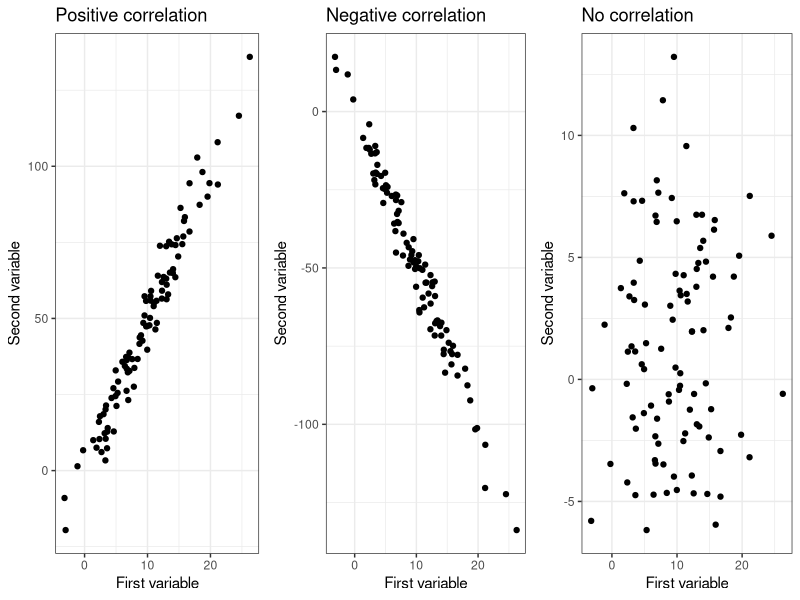
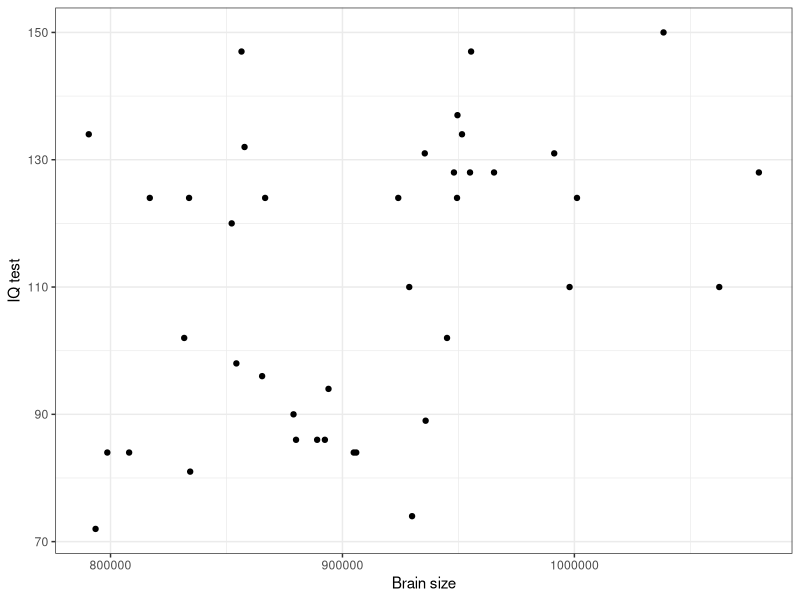
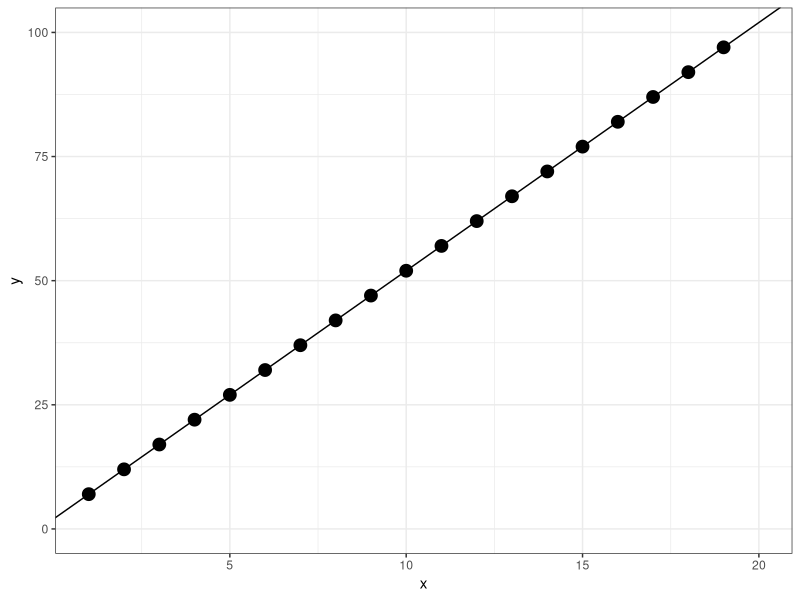
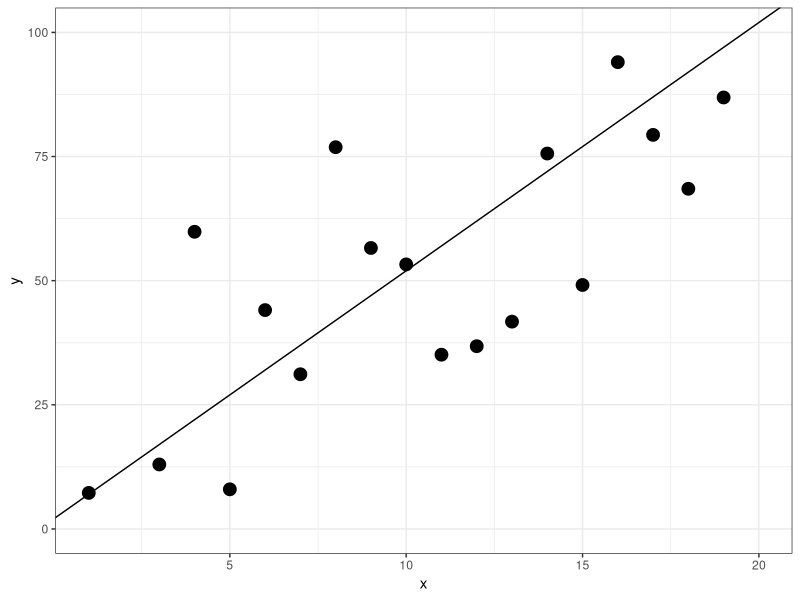
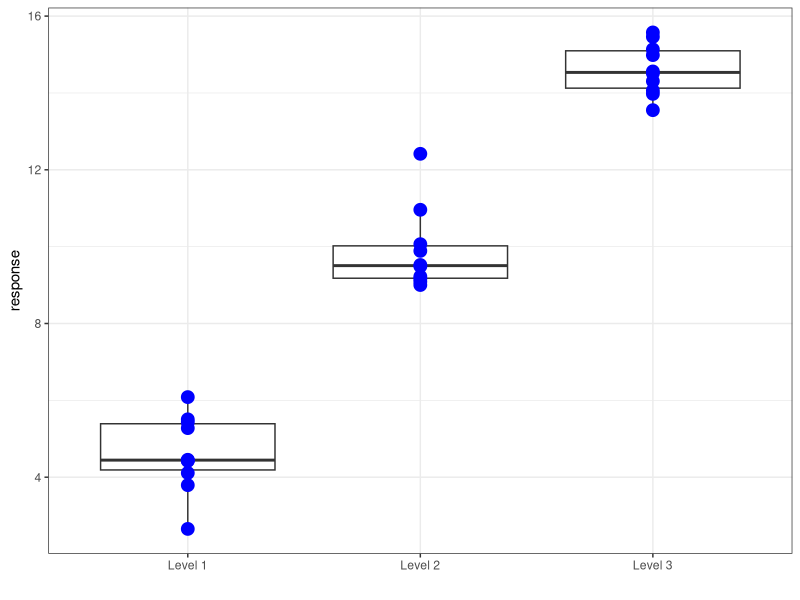
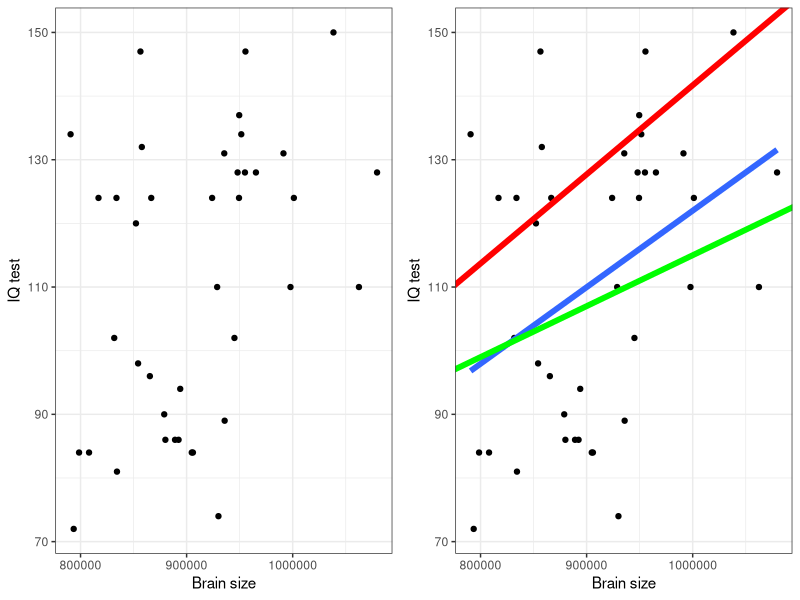
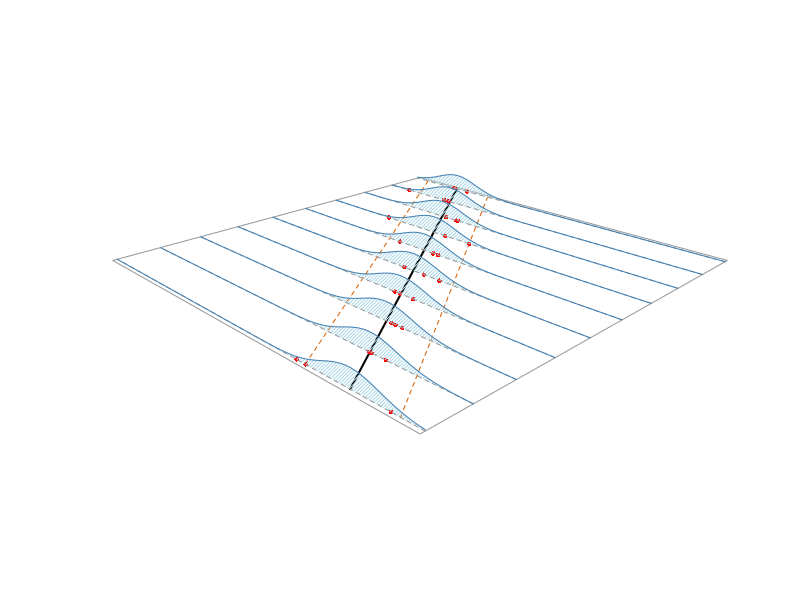
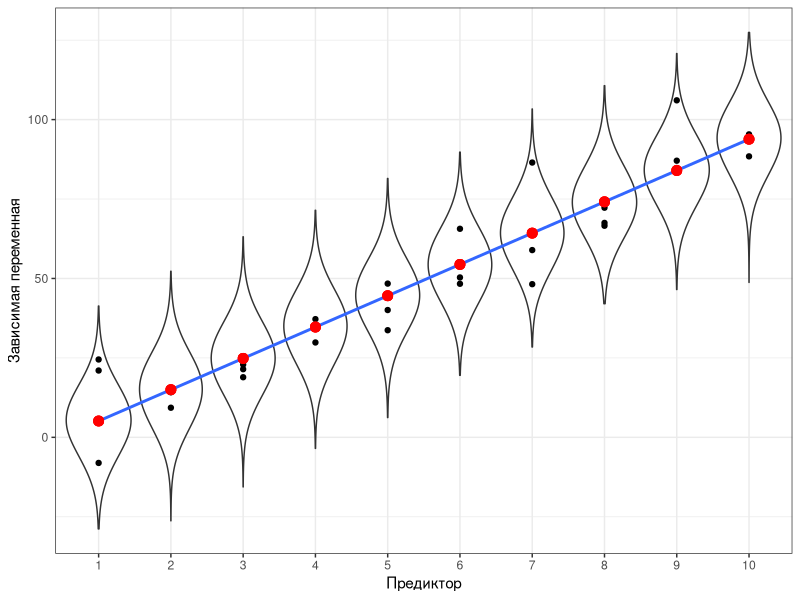

Reproduce these figures in R, in order.
## ---- chunk 1
# output options
options(width = 70, scipen = 6, digits = 3)
library(knitr)
# chunk default options
opts_chunk$set(fig.align='center', tidy = FALSE, fig.width = 7, fig.height = 3, warning = FALSE)
## ---- chunk 2
# library(downloader)
# download("https://varmara.github.io/linmodr/data/IQ_brain.csv", destfile = "data/IQ_brain.csv" )
## ---- chunk 3
brain <- read.csv("data/IQ_brain.csv", header = TRUE)
head(brain)

## ---- chunk 4
sum(!complete.cases(brain))
## ---- chunk 5
sapply(brain, function(x) sum(is.na(x)))
## ---- chunk 6
brain[!complete.cases(brain), ]
## ---- chunk 7
nrow(brain) ## Это без учета пропущенных значений
## ---- chunk 8
library (ggplot2)
library (gridExtra)
theme_set(theme_bw())
x <- rnorm(100, 10, 5)
y1 <- 5*x + rnorm(100, 0, 5)
pl_pos_cor <- ggplot(data.frame(x = x, y = y1), aes(x = x, y = y)) + geom_point() + xlab("First variable") + ylab("Second variable") + ggtitle("Positive correlation")

y2 <- -5*x + rnorm(100, 0, 5)
pl_neg_cor <- ggplot(data.frame(x = x, y = y2), aes(x = x, y = y)) + geom_point() + xlab("First variable") + ylab("Second variable") + ggtitle("Negative correlation")

y3 <- 0*x + rnorm(100, 0, 5)
pl_zero_cor <- ggplot(data.frame(x = x, y = y3), aes(x = x, y = y)) + geom_point() + xlab("First variable") + ylab("Second variable") + ggtitle("No correlation")

grid.arrange(pl_pos_cor, pl_neg_cor, pl_zero_cor, ncol = 3)

## ---- chunk 9
cor(brain[,2:6], use = "pairwise.complete.obs")

## ---- chunk 10
cor.test(brain$PIQ, brain$MRINACount, method = "pearson", alternative = "two.sided")

## ---- chunk 11
pl_brain <- ggplot(brain, 
               aes(x = MRINACount, y = PIQ)) + 
  geom_point() + 
  xlab("Brain size") + 
  ylab("IQ test")
pl_brain
## ---- chunk 12
x <- 1:20
y <- 2 + 5*x
ggplot(data.frame(x=x, y=y), aes(x=x, y=y)) + geom_point(size=4)  + geom_abline(slope=5, intercept = 2) + ylim(0, 100) 
## ---- chunk 13
x <- 1:20
y <- 2 + 5*x + rnorm(20,0, 20)
ggplot(data.frame(x=x, y=y), aes(x=x, y=y)) + geom_point(size=4)  + geom_abline(slope=5, intercept = 2)  + ylim(0,100) + theme_bw()

## ---- chunk 14
set.seed(1234)
x <- data.frame(labels = c(rep("Level 1", 10), rep( "Level 2", 10), rep("Level 3", 10)), response = c(rnorm(10, 5, 1), rnorm(10, 10, 1), rnorm(10, 15, 1))) 

ggplot(x, aes(x=labels, y=response)) + geom_boxplot()+ geom_point(color="blue", size=4) + xlab(" ") 

## ---- chunk 15
library(ggplot2)

pl_1 <- pl_brain + geom_smooth(method = "lm", se = FALSE, size=2) + geom_abline(slope = 0.00008, intercept = 35, color="green", size = 2) + geom_abline(slope = 0.00014, intercept =1.7, color="red", size=2) 

grid.arrange (pl_brain, pl_1, ncol=2)

## ---- chunk 16
## Based on code by Arthur Charpentier:
## http://freakonometrics.hypotheses.org/9593
## TODO: wrap it into a function and adapt it for use with other distributions
## as Markus Gesmann has done here
## http://www.magesblog.com/2015/08/visualising-theoretical-distributions.html

n <- 2


xy <- data.frame(X = rep(1:10, 3))

xy$Y <- 10*xy$X + rnorm(30, 0, 10)

xy$predicted <- predict(lm(Y ~ X, data = xy))


# X <- sqrt(brain$MRINACount) 
# Y <- sqrt(brain$PIQ)

X <- xy$X
Y <- (xy$Y)


df <- data.frame(X , Y)

# regression
reggig <- glm(Y ~ X, data = df, family = gaussian(link = "identity"))

# empty plot
vX <- seq(min(X) - 0.1, max(X) + 0.1, length = n)
vY <- seq(min(Y) - 10, max(Y) + 10, length = n)
mat <- persp(x = vX, y = vY, z = matrix(0, n, n), 
             zlim = c(0, 0.1),
             theta =  - 45, phi = 20, expand = 0.1,
             ticktype  = "detailed",  box = FALSE, border = "gray60")

x <- seq(min(X), max(X), length = 501)

# expected values
C <- trans3d(x, predict(reggig, newdata = data.frame(X = x), type = "response"), rep(0, length(x)), mat)
lines(C, lwd = 2)

sdgig <- sqrt(summary(reggig)$dispersion)

# 1SD
y1 <- qnorm(.95, predict(reggig, newdata = data.frame(X = x), type = "response"),  sdgig)
C <- trans3d(x, y1, rep(0, length(x)), mat)
lines(C, lty = 2, col = "#d95f02")
y2 <- qnorm(.05, predict(reggig, newdata = data.frame(X = x), type = "response"),  sdgig)
C <- trans3d(x, y2, rep(0, length(x)), mat)
lines(C, lty = 2, col = "#d95f02")

# C <- trans3d(c(x, rev(x)), c(y1, rev(y2)), rep(0, 2 * length(x)), mat)
# polygon(C, border = NA, col = "yellow")

# data points
C <- trans3d(X, Y, rep(0, length(X)), mat)
points(C,  pch = 16, col = "red", cex = 0.6)

# density curves
n <- 10
vX <- seq(min(X), max(X), length = n)

mgig <- predict(reggig, newdata = data.frame(X = vX))

sdgig <- sqrt(summary(reggig)$dispersion)

for(j in n:1){
  stp <- 251
  x <- rep(vX[j], stp)
  y <- seq(min(min(Y) - 10, 
               qnorm(.05, 
                     predict(reggig, 
                             newdata = data.frame(X = vX[j]), 
                             type = "response"),  
                     sdgig)), 
           max(Y) + 10, 
           length = stp)
  z0 <- rep(0, stp)
  z <- dnorm(y,  mgig[j],  sdgig)
  C <- trans3d(c(x, x), c(y, rev(y)), c(z, z0), mat)
  polygon(C, border = NA, col = "light blue", density = 40)
  C <- trans3d(x, y, z0, mat)
  lines(C, lty = 2, col = "grey60")
  C <- trans3d(x, y, z, mat)
  lines(C, col = "steelblue")
}

## ---- chunk 17

# xy <- data.frame(X = rep(1:10, 3))
# xy$Y <- 10*xy$X + rnorm(30, 0, 10)
# xy$predicted <- predict(lm(Y ~ X, data = xy))
# 

rand_df <- matrix(rep(NA,100000), ncol = 10)
for(i in 1:10) rand_df[,i] <- rnorm(10000, xy$predicted[i], 10)

rand_df <- data.frame(X = rep(xy$X, each = 10000), Y = as.vector(rand_df))



ggplot(xy, aes(x = X, y = Y)) + geom_violin(data = rand_df, aes(x = factor(X)), adjust = 5 ) + geom_point() + geom_smooth(method = "lm", se = F) + geom_point(data = xy, aes(x = X, y = predicted), color = "red", size = 3) + labs(x = "Предиктор", y = "Зависимая переменная") 
## ---- chunk 18
brain_model <- lm(PIQ ~ MRINACount, data = brain)
brain_model
## ---- chunk 19
n=100
x <- rnorm(n, 10, 5)
y1 <- 5*x + 50 + rnorm(n, 0, 2)
y2 <- -5*x + 50 + rnorm(n, 0, 2)
y3 <- 0*x + 50 + rnorm(n, 0, 2)
label <- c(rep("Positive slope",n), rep("Negative slope", n), rep("Zero slope", n))
df1 <- data.frame(x = rep(x, 3), y = c(y1, y2, y3), label = label)
df1a <- data.frame(intercept = c(50, 50, 50), slope = c(-5,0,5))
pl_1 <- ggplot(data = df1, aes(x = x, y = y, color = label)) + geom_point() + xlab("Independent (X)") + ylab("Dependent (Y)") + xlim(0, 25) + guides(color=F) + geom_abline(data = df1a, aes(intercept = intercept, slope = slope), size=1) + ggtitle("Constant intercepts \n Different slopes")

x <- rnorm(n, 10, 5)
y1 <- 5*x + 0 + rnorm(n, 0, 2)
y2 <- 5*x + 30 + rnorm(n, 0, 2)
y3 <- 5*x + 60 + rnorm(n, 0, 2)
label <- c(rep("Intercept = 0",n), rep("Intercept = 30", n), rep("Intercept = 60", n))
df2 <- data.frame(x = rep(x, 3), y = c(y1, y2, y3), label = label)
df2a <- data.frame(intercept=c(30, 0, 60), slope=c(5, 5, 5))
pl_2 <- ggplot(df2, aes(x = x, y = y, color=label)) + geom_point() + xlab("Independent (X)") + ylab("Dependent (Y)") + xlim(0, 25) + guides(color=F) + geom_abline(data = df2a, aes(intercept = intercept, slope = slope), size=1) + ggtitle("Different intercepts \n Constant slopes")


x <- rnorm(n, 10, 5)
y1 <- 0*x + 0 + rnorm(n, 0, 2)
y2 <- 0*x + 30 + rnorm(n, 0, 2)
y3 <- 0*x + 60 + rnorm(n, 0, 2)
label <- c(rep("Intercept = 0",n), rep("Intercept = 30", n), rep("Intercept = 60", n))
df3 <- data.frame(x = rep(x, 3), y = c(y1, y2, y3), label = label)
df3a <- data.frame(intercept = c(30, 0, 60), slope = c(0, 0, 0))
pl_3 <- ggplot(data = df3, aes(x = x, y = y, color=label)) + geom_point() + xlab("Independent (X)") + ylab("Dependent (Y)") + xlim(0, 25) + guides(color=F) + geom_abline(data = df3a, aes(intercept = intercept, slope = slope), size=1) + ggtitle("Different intercepts \n Zero slopes")

grid.arrange(pl_1, pl_2, pl_3, nrow=1)

## ---- chunk 20
coefficients(brain_model) [1]
coefficients(brain_model) [2]

## ---- chunk 21
as.numeric(coefficients(brain_model) [1] + coefficients(brain_model) [2] * 900000)

## ---- chunk 22
brain$PIQ[10] - fitted(brain_model)[10]
residuals(brain_model)[10]

## ---- chunk 23
summary(brain_model)

## ---- chunk 24
pl_brain + geom_smooth(method="lm") 
## ---- chunk 25
pop_x <- rnorm(1000, 10, 3)
pop_y <- 10 + 10*pop_x + rnorm(1000, 0, 20)
population <- data.frame(x=pop_x, y=pop_y)

ggplot(population, aes(x=x, y=y)) + geom_point(alpha=0.3, color="red")+ geom_abline(aes(intercept=10, slope=10), color="blue", size=2)
## ---- chunk 26
samp_coef <- data.frame(b0 = rep(NA, 100), b1=rep(NA, 100))
for(i in 1:100) {
  samp_num <- sample(1:1000, 20)
  samp <- population[samp_num, ]
  fit <- lm(y~x, data=samp)
  samp_coef$b0[i] <- coef(fit)[1]
  samp_coef$b1[i] <- coef(fit)[2]
  
 }

ggplot(population, aes(x=x, y=y)) + geom_point(alpha=0.3, color="red")+ geom_abline(aes(intercept=b0, slope=b1), data=samp_coef) + geom_abline(aes(intercept=10, slope=10), color="blue", size=2)
## ---- chunk 27
coef(brain_model)

confint(brain_model)
## ---- chunk 28
pl_alpha1 <- pl_brain + geom_smooth(method="lm", level=0.8) + ggtitle(bquote(alpha==0.2))

pl_alpha2 <- pl_brain + geom_smooth(method="lm", level=0.95) + ggtitle(bquote(alpha==0.05))

pl_alpha3 <- pl_brain + geom_smooth(method="lm", level=0.999) + ggtitle(bquote(alpha==0.01))


grid.arrange(pl_alpha1, pl_alpha2, pl_alpha3, ncol=3)

## ---- chunk 29
newdata <- data.frame(MRINACount = 900000)

predict(brain_model, newdata, interval = "prediction", 
        level = 0.95, se = TRUE)$fit

## ---- chunk 30
brain_predicted <- predict(brain_model, interval="prediction")
brain_predicted <- data.frame(brain, brain_predicted)
head(brain_predicted)
## ---- chunk 31
pl_brain + 

# 1) Линия регрессии и ее дов. интервал
# Если мы указываем fill внутри aes() и задаем фиксированное значение - появится соотв. легенда с названием.
# alpha - задает прозрачность
  geom_smooth(method = "lm", aes(fill = "Conf.interval"), alpha = 0.4) +
# 2) Интервал предсказаний создаем при помощи геома ribbon ("лента")
# Данные берем из другого датафрейма - из brain_predicted
# ymin и ymax - эстетики геома ribbon, которые задают нижний и верхний край ленты в точках с заданным x (x = MRINACount было задано в ggplot() при создании pl_brain, поэтому сейчас его указывать не обязательно)
  geom_ribbon(data = brain_predicted,  aes(ymin = lwr, ymax = upr, fill = "Conf. area for prediction"), alpha = 0.2) +

# 3) Вручную настраиваем цвета заливки при помощи шкалы fill_manual.
# Ее аргумент name - название соотв. легенды, values - вектор цветов
  scale_fill_manual(name = "Intervals", values = c("green", "gray")) +

# 4) Название графика
  ggtitle("Confidence interval \n and confidence area for prediction")
## ---- chunk 32
pl_brain + 
  geom_ribbon(data=brain_predicted, aes(y=fit, ymin=lwr, ymax=upr, fill = "Conf. area for prediction"), alpha=0.2) + 
  geom_smooth(method="lm", aes(fill="Conf.interval"), alpha=0.4) + 
  scale_fill_manual("Intervals", values = c("green", "gray")) + 
  ggtitle("Confidence interval \n and confidence area for prediction")+ xlim(600000, 1300000) + geom_text(label="Interpolation", aes(x=950000, y=100)) + geom_text(label="Extrapolation", aes(x=700000, y=70)) +
geom_text(label="Extrapolation", aes(x=1200000, y=70))

## ---- chunk 33
summary(brain_model)
## ---- chunk 34

pl_exp <- pl_brain + geom_smooth(method="lm", se=F, size=1.3) + geom_abline(aes(intercept=mean(PIQ), slope=0), size=1.3) + geom_text(label="Mean IQ", aes(x=1050000, y=(mean(PIQ)-6)), size = 4) + geom_segment(data=brain_predicted, aes(x=MRINACount, y=mean(PIQ), xend=MRINACount, yend=fit)) + ggtitle("Explained variation")

pl_res <- pl_brain + geom_smooth(method="lm", se=F, size=1.3) + geom_segment(data=brain_predicted, aes(x=MRINACount, y=PIQ, xend=MRINACount, yend=fit)) + ggtitle("Residual variation")

pl_tot <-pl_brain + geom_abline(aes(intercept=mean(PIQ), slope=0), size=1.3) + geom_text(label="Mean IQ", aes(x=1050000, y=(mean(PIQ)-6)), size = 5) + geom_segment(data=brain_predicted, aes(x=MRINACount, y=PIQ, xend=MRINACount, yend=mean(PIQ))) + ggtitle("Total variation")


grid.arrange(pl_exp, pl_res, pl_tot, nrow=1)
## ---- chunk 35
f <- seq(-0.2, 10, 0.1)
ggplot(data.frame(f = f, p = df(f, 1, 38)), aes(x = f, y = p)) + geom_line(size = 1.3) + ggtitle("F-distribution") + xlab("F") + geom_vline(xintercept = c(6.686), color = "red") + geom_hline(yintercept = 0) + xlim(-0.2, 10)
## ---- chunk 36
x <- rnorm(100, 20, 5)
y1 <- 10 * x + 5 + rnorm(100, 0, 5)
y2 <- 10 * x + 5 + rnorm(100, 0, 40)
d <- data.frame(x=x, y1=y1)
pl_R1 <- ggplot(d, aes(x=x, y=y1)) + geom_point() + geom_smooth(method="lm", se=F) 
pl_R2 <- ggplot(d, aes(x=x, y=y2)) + geom_point() + geom_smooth(method="lm", se=F) 
grid.arrange (pl_R1, pl_R2)
## ---- chunk 37
summary(brain_model)
